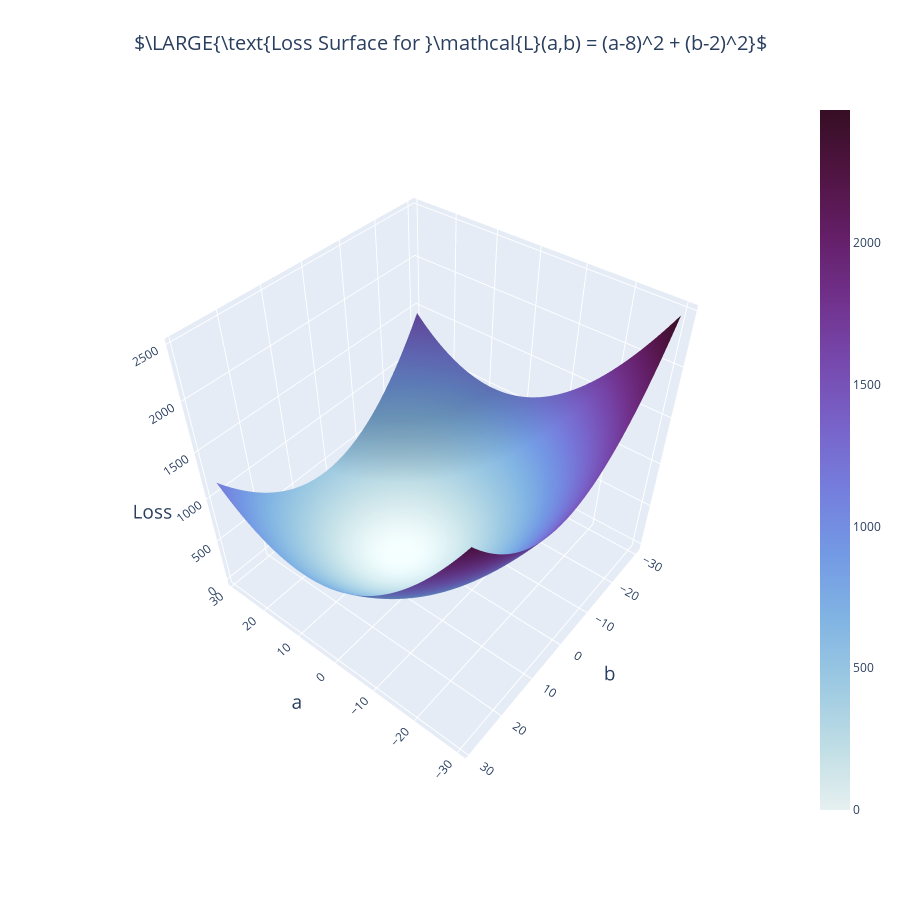

Notebook code for this chart:
### Code cell
import numpy as np
import plotly.graph_objects as go

# Parámetros
a_min, a_max = -30, 30
b_min, b_max = -30, 30
mesh_size = 1
font_size = 14

# Grid
arange = np.arange(a_min, a_max, mesh_size)
brange = np.arange(b_min, b_max, mesh_size)
aa, bb = np.meshgrid(arange, brange)

# Función de pérdida
def loss_function(a, b):
    return (a - 8) ** 2 + (b - 2) ** 2

loss = loss_function(aa, bb)

# Figura
fig = go.Figure(
    data=[go.Surface(x=arange, y=brange, z=loss, name="Loss", colorscale="dense")]
)

camera = dict(
    up=dict(x=0, y=0, z=1),
    center=dict(x=0, y=0, z=0),
    eye=dict(x=-1.2, y=1.5, z=1.8)
)

fig.update_layout(
    autosize=False,
    width=900,
    height=900,
    title={
        "text": r"$\LARGE{\text{Loss Surface for }\mathcal{L}(a,b) = (a-8)^2 + (b-2)^2}$",
        "font": {"size": 20},
        "x": 0.5,
        "xanchor": "center"
    },
    scene_camera=camera,
    scene=dict(
        xaxis=dict(
            title=dict(text="a", font=dict(size=font_size + 5)),
            tickfont=dict(size=font_size - 2),
        ),
        yaxis=dict(
            title=dict(text="b", font=dict(size=font_size + 5)),
            tickfont=dict(size=font_size - 2),
        ),
        zaxis=dict(
            title=dict(text="Loss", font=dict(size=font_size + 5)),
            tickfont=dict(size=font_size - 2),
        ),
    ),
)

fig.write_image("imgs/chapter_11/loss_surface.png")
fig.show()

### Figure 1 — Plotly figure (JSON) as saved in the notebook; plotly's stock layout.template omitted (floating-point values rounded to 4 significant figures; data arrays with more than 128 entries replaced by an {"elided": "..."} marker saying what was removed)
{"data": [{"colorscale": [[0, "rgb(230, 240, 240)"], [0.09091, "rgb(191, 221, 229)"], [0.1818, "rgb(156, 201, 226)"], [0.2727, "rgb(129, 180, 227)"], [0.3636, "rgb(115, 154, 228)"], [0.4545, "rgb(117, 127, 221)"], [0.5455, "rgb(120, 100, 202)"], [0.6364, "rgb(119, 74, 175)"], [0.7273, "rgb(113, 50, 141)"], [0.8182, "rgb(100, 31, 104)"], [0.9091, "rgb(80, 20, 66)"], [1, "rgb(54, 14, 36)"]], "name": "Loss", "type": "surface", "x": [-30, -29, -28, -27, -26, -25, -24, -23, -22, -21, -20, -19, -18, -17, -16, -15, -14, -13, -12, -11, -10, -9, -8, -7, -6, -5, -4, -3, -2, -1, 0, 1, 2, 3, 4, 5, 6, 7, 8, 9, 10, 11, 12, 13, 14, 15, 16, 17, 18, 19, 20, 21, 22, 23, 24, 25, 26, 27, 28, 29], "y": [-30, -29, -28, -27, -26, -25, -24, -23, -22, -21, -20, -19, -18, -17, -16, -15, -14, -13, -12, -11, -10, -9, -8, -7, -6, -5, -4, -3, -2, -1, 0, 1, 2, 3, 4, 5, 6, 7, 8, 9, 10, 11, 12, 13, 14, 15, 16, 17, 18, 19, 20, 21, 22, 23, 24, 25, 26, 27, 28, 29], "z": {"elided": "60x60 int values"}}], "layout": {"autosize": false, "height": 900, "scene": {"camera": {"center": {"x": 0, "y": 0, "z": 0}, "eye": {"x": -1.2, "y": 1.5, "z": 1.8}, "up": {"x": 0, "y": 0, "z": 1}}, "xaxis": {"tickfont": {"size": 12}, "title": {"font": {"size": 19}, "text": "a"}}, "yaxis": {"tickfont": {"size": 12}, "title": {"font": {"size": 19}, "text": "b"}}, "zaxis": {"tickfont": {"size": 12}, "title": {"font": {"size": 19}, "text": "Loss"}}}, "title": {"font": {"size": 20}, "text": "$\\LARGE{\\text{Loss Surface for }\\mathcal{L}(a,b) = (a-8)^2 + (b-2)^2}$", "x": 0.5, "xanchor": "center"}, "width": 900}}
